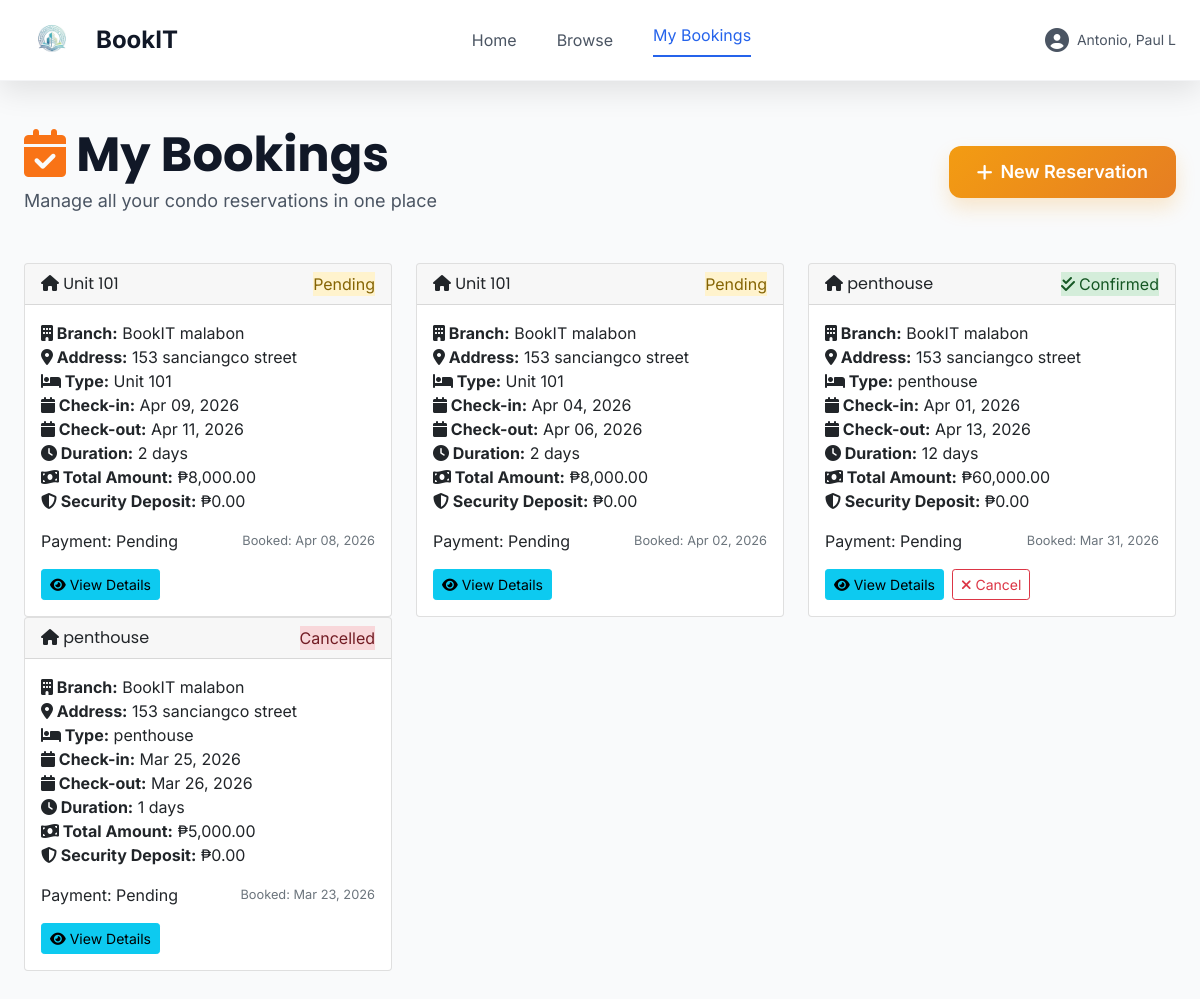
Screenshot of /renter/my_bookings.php (signed in) with the database file from the repository.
### tables this page shows
CREATE TABLE IF NOT EXISTS `reservations` (
  `reservation_id` int NOT NULL AUTO_INCREMENT,
  `user_id` int NOT NULL,
  `unit_id` int NOT NULL,
  `branch_id` int NOT NULL,
  `check_in_date` date NOT NULL,
  `check_out_date` date NOT NULL,
  `total_amount` decimal(10,2) NOT NULL,
  `security_deposit` decimal(10,2) DEFAULT '0.00',
  `status` enum('pending','confirmed','checked_in','checked_out','cancelled') DEFAULT 'pending',
  `payment_status` enum('pending','partial','paid','refunded') DEFAULT 'pending',
  `special_requests` text,
  `created_at` timestamp NULL DEFAULT CURRENT_TIMESTAMP,
  `updated_at` timestamp NULL DEFAULT CURRENT_TIMESTAMP ON UPDATE CURRENT_TIMESTAMP,
  `host_notes` text,
  `admin_notes` text,
  `cancellation_reason` text,
  `approved_by` int DEFAULT NULL,
  `approved_at` datetime DEFAULT NULL,
  `renter_rating` tinyint UNSIGNED DEFAULT NULL,
  `renter_feedback` text,
  `government_id_path` varchar(500) DEFAULT NULL,
  `promo_code` varchar(50) DEFAULT NULL,
  `discount_amount` decimal(10,2) DEFAULT '0.00',
  PRIMARY KEY (`reservation_id`),
  KEY `user_id` (`user_id`),
  KEY `unit_id` (`unit_id`)
);

CREATE TABLE IF NOT EXISTS `units` (
  `unit_id` int NOT NULL AUTO_INCREMENT,
  `branch_id` int NOT NULL,
  `unit_number` varchar(20) NOT NULL,
  `unit_type` varchar(50) NOT NULL,
  `floor_number` int DEFAULT NULL,
  `monthly_rate` decimal(10,2) NOT NULL,
  `security_deposit` decimal(10,2) DEFAULT '0.00',
  `is_available` tinyint(1) DEFAULT '1',
  `description` text,
  `building_name` varchar(255) DEFAULT NULL,
  `street_address` varchar(255) DEFAULT NULL,
  `city` varchar(100) DEFAULT NULL,
  `address_hash` varchar(64) DEFAULT NULL,
  `latitude` decimal(10,8) DEFAULT NULL,
  `longitude` decimal(11,8) DEFAULT NULL,
  `max_occupancy` int DEFAULT '2',
  `created_at` timestamp NULL DEFAULT CURRENT_TIMESTAMP,
  `bedrooms` int DEFAULT NULL,
  `host_id` int DEFAULT NULL,
  `unit_name` varchar(255) DEFAULT NULL,
  `instant_booking` tinyint(1) DEFAULT '0',
  `approval_status` enum('pending','approved','rejected') DEFAULT 'pending',
  `rejection_reason` text,
  `sqm` decimal(10,2) DEFAULT NULL,
  `bed_type` varchar(50) DEFAULT NULL,
  `num_beds` int DEFAULT '1',
  `num_bathrooms` int DEFAULT '1',
  `pricing_type` enum('daily','monthly') DEFAULT 'monthly',
  PRIMARY KEY (`unit_id`),
  KEY `branch_id` (`branch_id`)
);

CREATE TABLE IF NOT EXISTS `branches` (
  `branch_id` int NOT NULL AUTO_INCREMENT,
  `branch_name` varchar(100) NOT NULL,
  `address` text NOT NULL,
  `city` varchar(50) NOT NULL,
  `contact_number` varchar(20) DEFAULT NULL,
  `email` varchar(100) DEFAULT NULL,
  `manager_id` int DEFAULT NULL,
  `is_active` tinyint(1) DEFAULT '1',
  `created_at` timestamp NULL DEFAULT CURRENT_TIMESTAMP,
  `latitude` decimal(10,7) DEFAULT NULL,
  `longitude` decimal(10,7) DEFAULT NULL,
  `host_id` int DEFAULT NULL,
  PRIMARY KEY (`branch_id`),
  KEY `manager_id` (`manager_id`),
  KEY `branches_host_id_index` (`host_id`)
);

### config/db.php (called while the page is built, shortened)
<?php
$conn = new mysqli(DB_HOST, DB_USER, DB_PASS, DB_NAME);
if (!function_exists('get_multiple_results')) {
    function get_multiple_results($sql, $params = []) {
        global $conn;
        $stmt = $conn->prepare($sql);
        if (!empty($params)) {
            $types = '';
            $bind_params = [];
            foreach ($params as $param) {
                if ($param === null) {
                    $types .= 's';
                    $bind_params[] = null;
                } elseif (is_int($param)) {
                    $types .= 'i';
                    $bind_params[] = $param;
                } elseif (is_float($param)) {
                    $types .= 'd';
                    $bind_params[] = $param;
                } else {
                    $types .= 's';
                    $bind_params[] = (string)$param;
                }
            }
            $bind_refs = [$types];
            foreach ($bind_params as $key => $val) {
                $bind_refs[$key + 1] = &$bind_params[$key];
            }
            if (!call_user_func_array([$stmt, 'bind_param'], $bind_refs)) {
                error_log("Bind param failed: " . $stmt->error);
                $stmt->close();
                return [];
            }
        }
        if (!$stmt->execute()) {
            error_log("Execute failed: " . $stmt->error);
            $stmt->close();
            return [];
        }
        $result = $stmt->get_result();
        $results = [];
        if ($result) {
            while ($row = $result->fetch_assoc()) {
                $results[] = $row;
            }
        }
        return $results;
    }
}
?>

### includes/functions.php (called while the page is built, shortened)
<?php
    include_once "../config/db.php";
    function safe_format($amount, $decimals = 2) {
        return number_format((float)($amount ?? 0), $decimals);
    }
    function format_currency($amount) {
        return '₱' . safe_format($amount);
    }
    function formatDate($date) {
        return date('M d, Y', strtotime($date));
    }
    function calculateDays($check_in, $check_out) {
        $start = new DateTime($check_in);
        $end = new DateTime($check_out);
        return $start->diff($end)->days;
    }
?>

### renter/my_bookings.php (the view, shortened to what this page needs)
<?php
include '../includes/functions.php';
$reservations = get_multiple_results(
    "SELECT r.*, u.unit_number, u.unit_name, u.unit_type, b.branch_name, b.address
    FROM reservations r
    JOIN units u ON r.unit_id = u.unit_id
    JOIN branches b ON r.branch_id = b.branch_id
    WHERE r.user_id = ?
    ORDER BY r.created_at DESC",
    [$_SESSION['user_id']]
);
?>
<!DOCTYPE html>
<html lang="en">
<head>
    <script src="https://cdn.tailwindcss.com"></script>
    <link href="https://cdn.jsdelivr.net/npm/bootstrap@5.1.3/dist/css/bootstrap.min.css" rel="stylesheet">
    <link href="https://cdnjs.cloudflare.com/ajax/libs/font-awesome/6.4.0/css/all.min.css" rel="stylesheet">
</head>
<body class="bg-gray-50">
    <nav class="sticky top-0 z-50 bg-white border-b border-gray-100 shadow-soft">
        <div class="max-w-7xl mx-auto px-4 sm:px-6 lg:px-8">
            <div class="flex justify-between items-center h-20">
                <a href="../public/index.php" class="flex items-center gap-3 text-2xl font-bold text-gray-900 hover:opacity-80 smooth-transition">
                    <img src="../assets/images/logo/bookit.png" alt="BookIT Logo" class="w-14 h-14 rounded-xl object-cover">
                    BookIT
                </a>
                <div class="hidden md:flex items-center gap-10">
                    <a href="../public/index.php" class="text-gray-600 hover:text-gray-900 smooth-transition font-500">Home</a>
                    <a href="../public/browse_units.php" class="text-gray-600 hover:text-gray-900 smooth-transition font-500">Browse</a>
                    <a href="my_bookings.php" class="text-blue-600 font-600 border-b-2 border-blue-600 pb-2">My Bookings</a>
                </div>
                <div class="flex items-center gap-4">
                    <div class="relative group">
                        <button class="flex items-center gap-2 text-gray-600 hover:text-gray-900 smooth-transition">
                            <i class="fas fa-user-circle text-2xl"></i>
                            <span class="hidden sm:inline text-sm font-500"><?php echo htmlspecialchars(substr($_SESSION['fullname'], 0, 15)); ?></span>
                        </button>
                    </div>
                </div>
            </div>
        </div>
    </nav>
    <div class="max-w-7xl mx-auto px-4 py-12">
        <div class="flex justify-between items-center mb-12">
            <div>
                <h1 class="text-5xl font-bold text-gray-900 mb-2"><i class="fas fa-calendar-check text-orange-500"></i> My Bookings</h1>
                <p class="text-gray-600 text-lg">Manage all your condo reservations in one place</p>
            </div>
            <a href="reserve_unit.php" class="btn-modern btn-luxury-primary text-lg">
                <i class="fas fa-plus"></i> New Reservation
            </a>
        </div>
            <?php if (!empty($reservations) && count($reservations) > 0): ?>
                <div class="row">
                    <?php foreach ($reservations as $booking): ?>
                        <div class="col-md-6 col-lg-4">
                            <div class="card booking-card">
                                <div class="card-header d-flex justify-content-between align-items-center">
                                    <h6 class="mb-0">
                                        <i class="fas fa-home"></i>
                                        <?php echo !empty($booking['unit_name']) ? htmlspecialchars($booking['unit_name']) : 'Unit ' . htmlspecialchars($booking['unit_number']); ?>
                                    </h6>
                                    <span class="status-badge status-<?php echo $booking['status']; ?>">
                                        <?php
                                            if ($booking['status'] == 'awaiting_approval') {
                                                echo '<i class="fas fa-clock me-1"></i>Pending Approval';
                                            } elseif ($booking['status'] == 'approved') {
                                                echo '<i class="fas fa-check me-1"></i>Approved';
                                            } elseif ($booking['status'] == 'confirmed') {
                                                echo '<i class="fas fa-check-double me-1"></i>Confirmed';
                                            } else {
                                                echo ucfirst(str_replace('_', ' ', $booking['status']));
                                            }
                                        ?>
                                    </span>
                                </div>
                                <div class="card-body">
                                    <p class="card-text">
                                        <strong><i class="fas fa-building"></i> Branch:</strong> <?php echo $booking['branch_name']; ?><br>
                                        <strong><i class="fas fa-map-marker-alt"></i> Address:</strong> <?php echo $booking['address']; ?><br>
                                        <strong><i class="fas fa-bed"></i> Type:</strong> <?php echo !empty($booking['unit_name']) ? htmlspecialchars($booking['unit_name']) : htmlspecialchars($booking['unit_type']); ?><br>
                                        <strong><i class="fas fa-calendar"></i> Check-in:</strong> <?php echo formatDate($booking['check_in_date']); ?><br>
                                        <strong><i class="fas fa-calendar"></i> Check-out:</strong> <?php echo formatDate($booking['check_out_date']); ?><br>
                                        <strong><i class="fas fa-clock"></i> Duration:</strong> <?php echo calculateDays($booking['check_in_date'], $booking['check_out_date']); ?> days<br>
                                        <strong><i class="fas fa-money-bill-wave"></i> Total Amount:</strong> <?php echo format_currency($booking['total_amount']); ?><br>
                                        <strong><i class="fas fa-shield-alt"></i> Security Deposit:</strong> <?php echo format_currency($booking['security_deposit']); ?>
                                    </p>
                                    <div class="d-flex justify-content-between align-items-center mt-3">
                                        <span class="payment-badge payment-<?php echo $booking['payment_status']; ?>">
                                            Payment: <?php echo ucfirst(str_replace('_', ' ', $booking['payment_status'])); ?>
                                        </span>
                                        <small class="text-muted">
                                            Booked: <?php echo formatDate($booking['created_at']); ?>
                                        </small>
                                    </div>
                                    <div class="mt-3 d-flex gap-2 flex-wrap">
                                        <button class="btn btn-sm btn-info"
                                                onclick="showBookingDetailsModal(<?php echo htmlspecialchars(json_encode($booking), ENT_QUOTES, 'UTF-8'); ?>)">
                                            <i class="fas fa-eye"></i> View Details
                                        </button>
                                        <?php if ($booking['status'] == 'confirmed'): ?>
                                            <?php
                                            $checkInDate = new DateTime($booking['check_in_date']);
                                            $today = new DateTime();
                                            $hoursUntilCheckIn = $today->diff($checkInDate)->h + ($today->diff($checkInDate)->days * 24);
                                            ?>
                                            <?php if ($hoursUntilCheckIn >= 24): ?>
                                                <button class="btn btn-sm btn-outline-danger"
                                                        onclick="confirmCancel(<?php echo $booking['reservation_id']; ?>)">
                                                    <i class="fas fa-times"></i> Cancel
                                                </button>
                                            <?php endif; ?>
                                        <?php endif; ?>
                                    </div>
                                </div>
                            </div>
                        </div>
                    <?php endforeach; ?>
                </div>
            <?php endif; ?>
        </div>
</body>
</html>

### renter/my_bookings.php (style rules this page uses)
* { font-family: 'Inter', sans-serif; }
h1, h2, h3, h4, h5, h6 { font-family: 'Poppins', sans-serif; font-weight: 700; }
a { text-decoration: none !important; }
.smooth-transition { transition: all 0.3s cubic-bezier(0.4, 0, 0.2, 1); }
.shadow-soft { box-shadow: 0 10px 30px rgba(0, 0, 0, 0.1); }
.btn-modern { border-radius: 12px; padding: 12px 28px; font-weight: 600; transition: all 0.3s cubic-bezier(0.4, 0, 0.2, 1); display: inline-flex; align-items: center; gap: 8px; cursor: pointer; border: none; }
.btn-luxury-primary { background: linear-gradient(135deg, #f39c12 0%, #e67e22 100%); color: white; box-shadow: 0 10px 20px rgba(243, 156, 18, 0.2); }
.status-confirmed { background: #d4edda; color: #155724; }
.status-pending { background: #fff3cd; color: #856404; }
.status-cancelled { background: #f8d7da; color: #721c24; }

### rows the page displays
reservations: unit.unit_name "Unit 101", status "Pending", branch.branch_name "BookIT malabon", branch.address "153 sanciangco street", check_in_date "Apr 09, 2026", check_out_date "Apr 11, 2026", check_in_date+check_out_date "2", total_amount "₱8,000.00", security_deposit "₱0.00", payment_status "Pending", created_at "Apr 08, 2026"
reservations: unit.unit_name "Unit 101", status "Pending", branch.branch_name "BookIT malabon", branch.address "153 sanciangco street", check_in_date "Apr 04, 2026", check_out_date "Apr 06, 2026", check_in_date+check_out_date "2", total_amount "₱8,000.00", security_deposit "₱0.00", payment_status "Pending", created_at "Apr 02, 2026"
reservations: unit.unit_name "penthouse", status "confirmed" (drawn), branch.branch_name "BookIT malabon", branch.address "153 sanciangco street", check_in_date "Apr 01, 2026", check_out_date "Apr 13, 2026", check_in_date+check_out_date "12", total_amount "₱60,000.00", security_deposit "₱0.00", payment_status "Pending", created_at "Mar 31, 2026"
reservations: unit.unit_name "penthouse", status "Cancelled", branch.branch_name "BookIT malabon", branch.address "153 sanciangco street", check_in_date "Mar 25, 2026", check_out_date "Mar 26, 2026", check_in_date+check_out_date "1", total_amount "₱5,000.00", security_deposit "₱0.00", payment_status "Pending", created_at "Mar 23, 2026"

### other values shown
substr($_SESSION['fullname'], 0, 15) "Antonio, Paul L"
